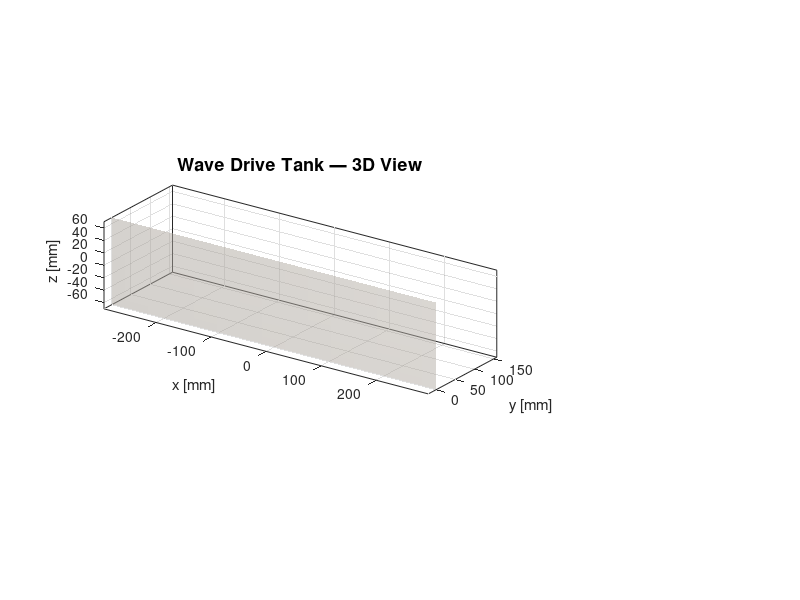

Recreate this plot in MATLAB. (Note: this script raises an error after producing the figure.)
function wave_drive_3D()
%WAVE_DRIVE_3D  3D animated simulation of the Wave Drive Tank
%
% Shows:
%   - Long camshaft running along the tank
%   - N circular eccentric cams (each phase-shifted)
%   - N plates riding on each cam, forming a travelling sinusoidal wave
%   - Robot body (tank), front steering wheels
%   - Ground plane

close all; clc;

%% ── PARAMETERS ─────────────────────────────────────────────────────────
N_cams       = 14;
spacing      = 30;            % mm between adjacent cams
cam_radius   = 22;            % cam disc base radius
eccentricity = 16;            % cam centre offset = wave amplitude
plate_w_x    = 26;            % plate length along x (small)
plate_w_z    = 80;            % plate width along z (across the tank)
plate_thick  = 6;             % plate thickness in y
shaft_R      = 5;             % shaft radius
shaft_y0     = 70;            % shaft height above ground
cam_thickness= 8;             % thickness in z (just for visualisation)

n_rpm        = 50;
omega        = n_rpm*2*pi/60;
total_time   = 6;
fps          = 30;
dt           = 1/fps;

% Phases
phase_offset = 2*pi/N_cams;

cam_x = ((1:N_cams) - (N_cams+1)/2) * spacing;     % positions along x
total_length = max(cam_x) - min(cam_x) + spacing;

% wavelength / wave speed
wavelength  = N_cams*spacing;
wave_speed  = wavelength*omega/(2*pi);
robot_speed = wave_speed;

fprintf('=================================================\n');
fprintf(' WAVE DRIVE TANK - 3D SIMULATION\n');
fprintf('=================================================\n');
fprintf(' Cams: %d   |   Spacing: %g mm   |   Eccentricity: %g mm\n',...
    N_cams, spacing, eccentricity);
fprintf(' Speed: %g rpm  →  Wave speed = %.1f mm/s\n', n_rpm, wave_speed);
fprintf('=================================================\n\n');

%% ── FIGURE SETUP ──────────────────────────────────────────────────────
fig = figure('Name','Wave Drive Tank — 3D Simulation','NumberTitle','off',...
    'Position',[40 30 1600 900],'Color','w');

% Main 3D axis
ax = subplot(2,3,[1 2 4 5]);
hold on; grid on; box on; axis equal;
view(ax, 35, 22);
xlabel('x [mm]'); ylabel('y [mm]'); zlabel('z [mm]');
title('Wave Drive Tank — 3D View','FontSize',13,'FontWeight','bold');
xlim([min(cam_x)-100, max(cam_x)+100]);
ylim([-20, shaft_y0 + cam_radius + eccentricity + 50]);
zlim([-plate_w_z/2-30, plate_w_z/2+30]);
lighting gouraud
camlight('headlight')
material dull

% ── GROUND ────────────────────────────────────────────────────────────
[Xg,Zg] = meshgrid(linspace(min(cam_x)-200,max(cam_x)+200,20),...
                   linspace(-plate_w_z,plate_w_z,8));
Yg = zeros(size(Xg));
surf(ax, Xg, Yg, Zg,'FaceColor',[0.85 0.82 0.78],'EdgeColor',[0.6 0.55 0.5],...
    'FaceAlpha',0.5,'EdgeAlpha',0.3);

% ── SHAFT (long cylinder along x at y=shaft_y0) ───────────────────────
[xc,yc,zc] = cylinder(shaft_R, 18);
% Cylinder is along z by default → rotate so axis is along x
% Standard: cylinder(r,n) gives unit-height cylinder along z
xc = xc * 1; zc = zc;            % keep
% Build manually: shaft from x_min to x_max
shaft_x_range = [min(cam_x)-spacing/2, max(cam_x)+spacing/2];
phi = linspace(0,2*pi,24);
[Xsh, PHIs] = meshgrid(shaft_x_range, phi);
Ysh = shaft_y0 + shaft_R*cos(PHIs);
Zsh = shaft_R*sin(PHIs);
surf(ax, Xsh, Ysh, Zsh, 'FaceColor',[0.5 0.5 0.5],'EdgeColor','none');

% ── CAMS, PLATES, ROBOT BODY (handles for animation) ──────────────────
cam_handles   = gobjects(N_cams,1);
plate_handles = gobjects(N_cams,1);
cam_cols = hsv(N_cams);

for i = 1:N_cams
    cam_handles(i)   = patch(ax, NaN, NaN, NaN,'r',...
        'FaceColor',cam_cols(i,:),'FaceAlpha',0.85,...
        'EdgeColor',cam_cols(i,:)*0.6,'LineWidth',0.8);
    plate_handles(i) = patch(ax, NaN, NaN, NaN, [0.25 0.28 0.35],...
        'FaceColor',[0.30 0.34 0.42],'EdgeColor','k','LineWidth',0.6,...
        'FaceAlpha',0.95);
end

% Robot body (a translucent box hovering above the cams)
body_y0 = shaft_y0 + cam_radius + eccentricity + 20;
body_height = 30;
body_w_z   = plate_w_z + 30;
body_handle = patch(ax, NaN, NaN, NaN, 'b',...
    'FaceColor',[0.78 0.86 0.95],'FaceAlpha',0.55,...
    'EdgeColor',[0.2 0.4 0.7],'LineWidth',1.5);

% Front and back steering wheels
wh_R = 16;
front_wh = gobjects(2,1);
back_wh  = gobjects(2,1);
for k = 1:2
    front_wh(k) = patch(ax, NaN, NaN, NaN,[0.2 0.2 0.2],...
        'FaceColor',[0.18 0.18 0.18],'EdgeColor','k');
    back_wh(k)  = patch(ax, NaN, NaN, NaN,[0.2 0.2 0.2],...
        'FaceColor',[0.18 0.18 0.18],'EdgeColor','k');
end

% ── Side wave plot (top right) ────────────────────────────────────────
ax2 = subplot(2,3,3); hold on; grid on; box on;
xlabel('x along tank [mm]'); ylabel('plate height [mm]');
title('Wave shape (instantaneous)','FontSize',10,'FontWeight','bold');
xlim([min(cam_x)-spacing, max(cam_x)+spacing]);
ylim([-eccentricity-3, eccentricity+3]);
plot(ax2, [min(cam_x) max(cam_x)],[0 0],'k--');
wave_line = plot(ax2, cam_x, zeros(1,N_cams),'-o',...
    'Color',[0.2 0.4 0.8],'LineWidth',2.5,'MarkerSize',7,...
    'MarkerFaceColor',[0.2 0.4 0.8]);

% ── Plate motion vs time (bottom right) ───────────────────────────────
ax3 = subplot(2,3,6); hold on; grid on; box on;
xlabel('time [s]'); ylabel('plate height y [mm]');
title('Plate height vs time (phase-shifted SHM)','FontSize',10,'FontWeight','bold');
xlim([0 total_time]); ylim([-eccentricity-3, eccentricity+3]);
hist_lines = gobjects(N_cams,1);
for i = 1:N_cams
    hist_lines(i) = plot(ax3, NaN, NaN,'-','Color',cam_cols(i,:),'LineWidth',1.1);
end

% Texts
sgt = sgtitle(sprintf('Wave Drive — N=%d cams, %g rpm, ε=%g mm', N_cams, n_rpm, eccentricity),...
    'FontSize',13,'FontWeight','bold');
status_text = annotation('textbox',[0.4 0.005 0.2 0.025],'String','t = 0',...
    'EdgeColor','none','HorizontalAlignment','center',...
    'FontSize',11,'FontWeight','bold','Color',[0.2 0.4 0.7]);

% Animation history
t_hist = [];
y_hist = zeros(N_cams,0);
wave_y = zeros(1,N_cams);

%% ── ANIMATION LOOP ────────────────────────────────────────────────────
robot_x_disp_scale = 0.10;   % visual scale for robot motion (real motion would slide off-screen)
fprintf('Running 3D animation...\n');

for t = 0:dt:total_time
    if ~ishandle(fig), break; end
    theta_shaft = omega*t;
    robot_x_real = robot_speed * t;
    robot_x_vis  = robot_x_real * robot_x_disp_scale;

    for i = 1:N_cams
        phi_i = theta_shaft + (i-1)*phase_offset;
        cam_off_x = eccentricity * cos(phi_i);
        cam_off_y = eccentricity * sin(phi_i);

        cam_cx = cam_x(i) + cam_off_x;
        cam_cy = shaft_y0 + cam_off_y;

        % Build cam disc (parametric polygon) extruded in z
        n_pts = 28;
        th = linspace(0,2*pi,n_pts);
        cx = cam_cx + cam_radius*cos(th);
        cy = cam_cy + cam_radius*sin(th);
        % Two faces: front (z = +half) and back (z = -half) + side
        z_pos = cam_thickness/2;
        z_neg = -cam_thickness/2;
        % Build a simple closed disc on the front side (visible)
        fX = [cx, fliplr(cx)];
        fY = [cy, fliplr(cy)];
        fZ = [z_pos*ones(1,n_pts), z_neg*ones(1,n_pts)];
        % Just plot front face for clarity (cheaper)
        set(cam_handles(i), 'XData', cx', 'YData', cy', 'ZData', z_pos*ones(n_pts,1));

        % Plate (rectangular box on top of cam)
        plate_y_bot = cam_cy + cam_radius;
        plate_y_top = plate_y_bot + plate_thick;
        % box vertices
        x_min = cam_x(i)-plate_w_x/2; x_max = cam_x(i)+plate_w_x/2;
        z_min = -plate_w_z/2;         z_max = plate_w_z/2;
        % Plate top face only (visible)
        plate_X = [x_min x_max x_max x_min];
        plate_Y = [plate_y_top plate_y_top plate_y_top plate_y_top];
        plate_Z = [z_min z_min z_max z_max];
        set(plate_handles(i),'XData',plate_X','YData',plate_Y','ZData',plate_Z');

        wave_y(i) = plate_y_bot - (shaft_y0 + cam_radius);
    end

    % update wave plot
    set(wave_line,'YData',wave_y);

    % history update
    t_hist(end+1) = t;                  %#ok<AGROW>
    y_hist(:,end+1) = wave_y(:);        %#ok<AGROW>
    for i = 1:N_cams
        set(hist_lines(i),'XData',t_hist,'YData',y_hist(i,:));
    end

    % robot body
    bx_min = min(cam_x)-40+robot_x_vis;
    bx_max = max(cam_x)+40+robot_x_vis;
    bx_top_X = [bx_min bx_max bx_max bx_min];
    bx_top_Y = [body_y0+body_height body_y0+body_height body_y0+body_height body_y0+body_height];
    bx_top_Z = [-body_w_z/2 -body_w_z/2 body_w_z/2 body_w_z/2];
    set(body_handle,'XData',bx_top_X','YData',bx_top_Y','ZData',bx_top_Z');

    % steering wheels (front and back, two per axle)
    wh_th = linspace(0,2*pi,20);
    for k = 1:2
        side = (k-1.5)*body_w_z*0.85;     % ±side
        front_x_c = max(cam_x)+50+robot_x_vis;
        back_x_c  = min(cam_x)-50+robot_x_vis;
        set(front_wh(k), 'XData',(front_x_c+wh_R*cos(wh_th))',...
            'YData',(wh_R+wh_R*sin(wh_th))','ZData',side*ones(numel(wh_th),1));
        set(back_wh(k),  'XData',(back_x_c +wh_R*cos(wh_th))',...
            'YData',(wh_R+wh_R*sin(wh_th))','ZData',side*ones(numel(wh_th),1));
    end

    set(status_text,'String',sprintf('t = %.2f s  |  θ = %.0f°  |  Robot displacement = %.0f mm',...
        t, mod(theta_shaft*180/pi,360), robot_x_real));

    drawnow limitrate;
end

fprintf('Done. Total robot displacement (real) = %.1f mm = %.2f m\n',...
    robot_speed*total_time, robot_speed*total_time/1000);

end
